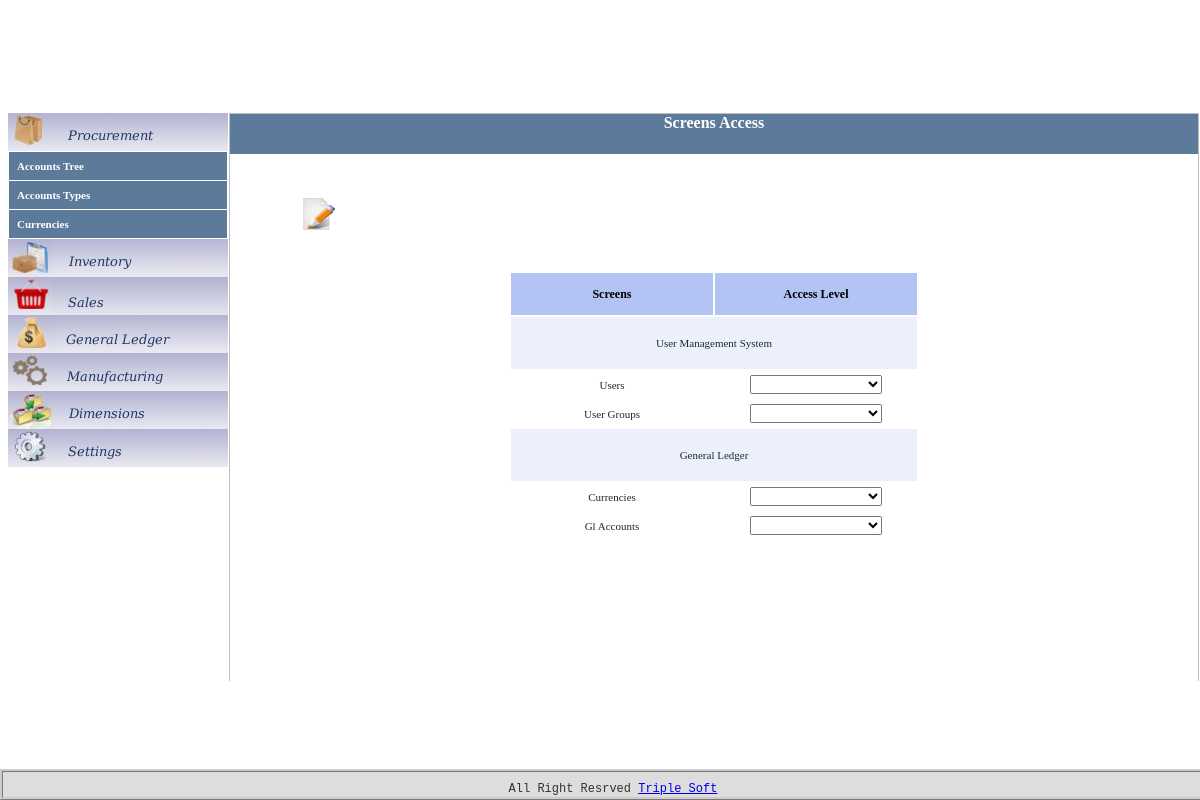
The app's page /ums/screens_access with its own data.
### tables this page shows
CREATE TABLE IF NOT EXISTS `ums_develop_screens` (
  `id` int(11) NOT NULL,
  `code` varchar(20) NOT NULL,
  `name_en` varchar(50) NOT NULL,
  `name_ar` varchar(50) NOT NULL,
  `notes` varchar(200) DEFAULT NULL,
  `access_id` int(11) NOT NULL DEFAULT '1',
  `parent_id` int(11) NOT NULL,
  PRIMARY KEY (`id`)
);

### application/controllers/ums/screens_access.php (called while the page is built, shortened)
<?
class Screens_access extends Controller
{
	function Screens_access()
	{
		$this->load->model('ums/Screens_access_model','Screens_access_model',True);
		 $this->load->view('ums/screens_access/functions');
	}
	function index()
	{
        $this->view_all();
	}
	function view_all($mode='view')
	{
		$data['mode']= $mode;
		$data['develop_screens'] = $this->Screens_access_model->get_screens_by_parent(0);
		$this->load->view('ums/screens_access/view',$data);
	}
}
?>

### CodeIgniter_1_7_2/system/codeigniter/CodeIgniter.php (called while the page is built, shortened)
<?php  if ( ! defined('BASEPATH')) exit('No direct script access allowed');
$EXT =& load_class('Hooks');
$EXT->_call_hook('pre_system');
$URI =& load_class('URI');
$RTR =& load_class('Router');
$method = $RTR->fetch_method();
$EXT->_call_hook('pre_controller');
$CI = new $class();
if ($RTR->scaffolding_request === TRUE)
{
	if ($EXT->_call_hook('scaffolding_override') === FALSE)
	{
		$CI->_ci_scaffolding();
	}
}
else
{
	if (method_exists($CI, '_remap'))
	{
		$CI->_remap($method);
	}
	else
	{
		call_user_func_array(array(&$CI, $method), array_slice($URI->rsegments, 2));
	}
}

### index.php (called while the page is built, shortened)
<?php
require_once BASEPATH.'codeigniter/CodeIgniter'.EXT;

### CodeIgniter_1_7_2/system/codeigniter/Base5.php (called while the page is built)
<?php  if ( ! defined('BASEPATH')) exit('No direct script access allowed');
class CI_Base {
	private static $instance;
	public function CI_Base()
	{
		self::$instance =& $this;
	}
	public static function &get_instance()
	{
		return self::$instance;
	}
}
function &get_instance()
{
	return CI_Base::get_instance();
}

### application/models/ums/screens_access_model.php (called while the page is built, shortened)
<?php
class Screens_access_model extends Model
{
		function get_screens_by_parent($parent_id)
	    {
	    	$this->db->select('`id`,`code`,`name_en`,`name_ar`,`notes`,`access_id`,`parent_id`');
	    	$this->db->where("parent_id", $parent_id);
	    	$query = $this->db->get('ums_develop_screens');
        	return $query->result();
	    }
		function get_screens_access()
	    {
	    	$this->db->select('`id`,`code`,`name_en`,`name_ar`');
	     	$this->db->order_by("id", "asc");
	    	$query = $this->db->get('ums_develop_screens_access');
        	return $query->result();
	    }
}
?>

### application/views/ums/screens_access/functions.php (the view, shortened to what this page needs)
<?php
class Functions {
	public function display_data_table($array_of_data,$link_to_screen='',$object)
	{
		$current_language=$object->config->item('language');
		echo "<table class='screen_display_table' >";
		$index=0;
		foreach ($array_of_data as $record)
		{
				if($index==0)
				{
					echo "<tr>";
							echo"<th  >". $object->lang->line('develop_screens')."</th>";
							echo"<th  >". $object->lang->line('access_level')."</th>";
					echo "</tr>";
				}
				$screen_id=$record->id;
				if($current_language=='english')
				{
					$screen_name=$record->name_en;
				}
				else if($current_language=='arabic')
				{
					$screen_name=$record->name_ar;
				}
					echo "<tr>";
					echo "<td colspan='3' align='center'> $screen_name </td>";
					echo "</tr>";
					$data['develop_screens_inner'] = $object->Screens_access_model->get_screens_by_parent($screen_id);
					$develop_screens_inner=$data['develop_screens_inner'];
					foreach ($develop_screens_inner as $record_inner)
					{
						if($current_language=='english')
						{
							$screen_name=$record_inner->name_en;
						}
						else if($current_language=='arabic')
						{
							$screen_name=$record_inner->name_ar;
						}
							echo "<tr>";
							$color_row='#FFFFFF';
							$height_row='25px';
							$arr_data = $object->Screens_access_model->get_screens_access();
							$value_field='id';
							if($current_language=='english')
							{
								$display_field='name_en';
							}
							else if($current_language=='arabic')
							{
								$display_field='name_ar';
							}
							$guiTools = new GuiTools();
							echo "<td align='center' style='font-size: 11px; height:$height_row; background-color:$color_row;'> $screen_name </td>";
							echo "<td align='center' style='font-size: 11px; height:$height_row; background-color:$color_row;'>";
							$guiTools->dropdown('dropdown_screen_access', 'dropdown_screen_access', $arr_data, $value_field, $display_field) ;
							echo "</td>";
							echo "</tr>";
						}
					$index=$index+1;
		}
		echo"</table>";
	}
}

### application/views/includes/header.php (shortened to what this page needs)
<?php $this->lang->load('includes/header',$this->config->item('language'));?>
<!DOCTYPE HTML PUBLIC "-//W3C//DTD XHTML 1.0 Strict//EN" "http://www.w3.org/TR/xhtml1/DTD/xhtml1-strict.dtd">
<?php
if($this->config->item('language')=='english')
$dir='ltr';
elseif ($this->config->item('language')=='arabic')
$dir='rtl';
?>
<html xmlns="http://www.w3.org/1999/xhtml" dir='<?php echo $dir ?>'  >
<head>
   <link href="<?php echo base_url(); ?>/css/style.css" rel="stylesheet" />
</head>
<body >
<div class="center" >
<table class="center_table"><tr valign="top" ><td>
 	<div class="left" id="firstpane" >
		<p class="menu_head" id="p_pr"><img src="<?php echo base_url();?>/images/menu/<?php echo $this->lang->line('header_main_menu_pr_img')?>"  id="img_menu_pr" onmouseover="document.getElementById('img_menu_pr').src = '<?php echo base_url();?>/images/menu/<?php echo $this->lang->line('header_main_menu_pr_over_img')?>';" onmouseout="document.getElementById('img_menu_pr').src = '<?php echo base_url();?>/images/menu/<?php echo $this->lang->line('header_main_menu_pr_img'); ?>';"  onclick="set_menu('<?php echo base_url().'public/menu/set_menu_session/p_pr' ?>');" /></p>
		<div class="menu_body" id="div_pr">
		<a href="#"><?php echo 'Accounts Tree';?></a>
         <a href="<?php echo base_url();?>gl/accounts_types"><?php echo 'Accounts Types';?></a>
         <a href="#"><?php echo 'Currencies';?></a>
		</div>
		<p class="menu_head" id="p_inventory"><img src="<?php echo base_url();?>/images/menu/<?php echo $this->lang->line('header_main_menu_inventory_img')?>"  id="img_menu_inventory" onmouseover="document.getElementById('img_menu_inventory').src = '<?php echo base_url();?>/images/menu/<?php echo $this->lang->line('header_main_menu_inventory_over_img')?>';" onmouseout="document.getElementById('img_menu_inventory').src = '<?php echo base_url();?>/images/menu/<?php echo $this->lang->line('header_main_menu_inventory_img'); ?>';" onclick="set_menu('<?php echo base_url().'public/menu/set_menu_session/p_inventory' ?>');" /></p>
		<p class="menu_head" id="p_sales"><img src="<?php echo base_url();?>/images/menu/<?php echo $this->lang->line('header_main_menu_sales_img')?>"  id="img_menu_sales" onmouseover="document.getElementById('img_menu_sales').src = '<?php echo base_url();?>/images/menu/<?php echo $this->lang->line('header_main_menu_sales_over_img')?>';" onmouseout="document.getElementById('img_menu_sales').src = '<?php echo base_url();?>/images/menu/<?php echo $this->lang->line('header_main_menu_sales_img') ; ?>';"  onclick="set_menu('<?php echo base_url().'public/menu/set_menu_session/p_sales' ?>');" /></p>
		<p class="menu_head" id="p_gl"><img src="<?php echo base_url();?>/images/menu/<?php echo $this->lang->line('header_main_menu_gl_img')?>"  id="img_menu_gl" onmouseover="document.getElementById('img_menu_gl').src = '<?php echo base_url();?>/images/menu/<?php echo $this->lang->line('header_main_menu_gl_over_img')?>';" onmouseout="document.getElementById('img_menu_gl').src = '<?php echo base_url();?>/images/menu/<?php echo $this->lang->line('header_main_menu_gl_img'); ?>';"  onclick="set_menu('<?php echo base_url().'public/menu/set_menu_session/p_gl' ?>');" /></p>
		<p class="menu_head" id="p_manufacturing"><img src="<?php echo base_url();?>/images/menu/<?php echo $this->lang->line('header_main_menu_manufacturing_img')?>"  id="img_menu_manufacturing" onmouseover="document.getElementById('img_menu_manufacturing').src = '<?php echo base_url();?>/images/menu/<?php echo $this->lang->line('header_main_menu_manufacturing_over_img')?>';" onmouseout="document.getElementById('img_menu_manufacturing').src = '<?php echo base_url();?>/images/menu/<?php echo $this->lang->line('header_main_menu_manufacturing_img'); ?>';"  onclick="set_menu('<?php echo base_url().'public/menu/set_menu_session/p_manufacturing' ?>');" /></p>
		<p class="menu_head" id="p_dimensions"><img src="<?php echo base_url();?>/images/menu/<?php echo $this->lang->line('header_main_menu_dimensions_img')?>"  id="img_menu_dimensions" onmouseover="document.getElementById('img_menu_dimensions').src = '<?php echo base_url();?>/images/menu/<?php echo $this->lang->line('header_main_menu_dimensions_over_img')?>';" onmouseout="document.getElementById('img_menu_dimensions').src = '<?php echo base_url();?>/images/menu/<?php echo $this->lang->line('header_main_menu_dimensions_img'); ?>';"  onclick="set_menu('<?php echo base_url().'public/menu/set_menu_session/p_dimensions' ?>');" /></p>
		<p class="menu_head" id="p_settings"><img src="<?php echo base_url();?>/images/menu/<?php echo $this->lang->line('header_main_menu_settings_img')?>"  id="img_menu_settings" onmouseover="document.getElementById('img_menu_settings').src = '<?php echo base_url();?>/images/menu/<?php echo $this->lang->line('header_main_menu_settings_over_img')?>';" onmouseout="document.getElementById('img_menu_settings').src = '<?php echo base_url();?>/images/menu/<?php echo $this->lang->line('header_main_menu_settings_img'); ?>';"  onclick="set_menu('<?php echo base_url().'public/menu/set_menu_session/p_settings' ?>');" /></p>
		<br></br>
		<br></br>
		<br></br>
		<br></br>
</div>
</td><td width="100%">
<div class="content">

### application/views/ums/screens_access/view.php (shortened to what this page needs)
<?php $this->load->view('includes/header'); ?>
<?php $this->lang->load('ums/screens_access',$this->config->item('language'));?>
<div  class="screens_title" ><?php echo $this->lang->line('title')?></div>
<div  class='screen_display' align="center" id='div_screen_display'>
<form id="frm_display_data" name="frm_display_data" action="<?php echo base_url();?>ums/screens_access/submit_display" method="post">
<table >
	<tr>
		<?php if($mode=='view') { ?>
		<td width="100px">
		<a href="<?php echo base_url();?>ums/screens_access/go_form/edit"><img src='<?php echo base_url()."/images/icons/edit.gif"; ?>' width='33'; height='33' title='<?php  echo $this->lang->line('btn_edit'); ?>'/></a>
		</td>
		<td width="100px"></td>
		<?php } ?>
		<td width="100px"></td>
		<td width="100px"></td>
		<td width="100px"></td>
		<td width="100px"></td>
		<td width="200px"></td>
	</tr>
	<tr>
	<td colspan="7" height="30px"></td>
	</tr>
</table>
<?php
echo"<div id='div_table_display_records'>";
$functions = new Functions();
$link_to_screen=base_url().'ums/screens_access';
$functions->display_data_table($develop_screens,$link_to_screen,$this);
echo"</div>";
?>
</form>
</div>
<?php $this->load->view('includes/footer'); ?>

### application/views/includes/gui_tools.php (shortened to what this page needs)
<?php
class GuiTools {
   	public function dropdown($dropdownId, $dropdownName, $arr_data,$value_field, $display_field, $selected_value='', $string_added='')
   {
     $dropdown_cell="<select name='$dropdownName' id='$dropdownId'> <option value='0'></option>";
      foreach ($arr_data as $record)
      {
        $dropdown_cell=$dropdown_cell."<option value='". $record->$value_field."'>".$record->$display_field."</option>";
      }
     $dropdown_cell=$dropdown_cell."</select>";
     echo $dropdown_cell;
   }
}

### application/views/includes/footer.php
<?php $this->lang->load('includes/footer',$this->config->item('language'));?>
<div style="height:100px" align="center" >
<br></br>
</div>
</div>
</td></tr></table>
</div>
<div class="footer">
<?php
echo $this->lang->line('footer_developed_by').' <a href="http://www.triplesoft.com">'.$this->lang->line('footer_company_site_link').'</a>';
?>
</div>
</body>
</html>

### css/style.css (style rules this page uses)
body { margin: 10px auto; font: Verdana,Arial, Helvetica, sans-serif; background-color: #FFFFFF; }
div.footer { padding: 10px; position: relative; bottom: 0px; height: 5px; width: 100%; background-color: #DDDDDD; position: fixed; clear: both; align:center; text-align: center; font-family: monospace; font-size: small; color:#333333; border: 3px #CCCCCC ridge; }
div.center { position: relative; top: 100px; height: 100%; width: 100%; border: 0px dashed orange; align:center; }
.center_table { cellspacing:0px; height:100%; width=:100%"; }
div.left { padding: 0px 5px; position: relative; width: 212px; height: 100%; border: 0px dashed orange; -moz-border-radius: 0px 0px 0px 0px ; -moz-box-shadow:0 0 10px #333333; border:3px solid 99aabb; }
div.content { padding: 10px, 10px; position: relative; height:auto; width: 100%; font-family: fantasy; font-size: 12px; font-weight: normal; border: 1px solid silver; -moz-border-radius: 0px 0px 0px 0px ; -moz-box-shadow:0 0 10px #333333; border-bottom: 0px; }
.menu_head { cursor: pointer; margin:0px; font-size:0px; color:#ffffff; font-family: fantasy; -moz-border-radius: 0px 0px 5px 5px ; -moz-box-shadow:0 0 10px #333333; border:3px solid 99aabb; }
.menu_body { display:none; width:220px; }
.menu_body a { display:block; color:#ffffff; background-color:#5C7A99; font-weight:bold; text-decoration:none; padding: 8px; margin:1px; font-size:11px; font-family: fantasy; -moz-border-radius: 3px 0px 5px 0px ; -moz-box-shadow:0 0 10px #333333; border:3px solid 99aabb; }
div.screens_title { height: 40px; text-align: center; background-color:#5C7A99; color:white; width: 100%; font-family: fantasy; font-size: 16px; font-weight: bold; -moz-border-radius: 0px 0px 0px 0px ; -moz-box-shadow:0 0 10px #333333; border:3px solid 99aabb; }
div.screen_display { padding:40px; height: auto; position: relative; border: 0px solid silver; -moz-border-radius: 15px 15px 15px 15px ; -moz-box-shadow:0 0 10px #333333; border:3px solid 99aabb; }
.screen_display_table th { height:40px; font-size: 12px; font-weight: bold; background-color:#B3C3F3; }
.screen_display_table td { width:200px; height:50px; color:#1F2933; font-size: 11px; font-weight: normal; font-family:serif; background-color: #ECF0FC; }
a img { border:none; }

### records on screen
ums_develop_screens: name_en "User Management System"
ums_develop_screens: name_en "Users"
ums_develop_screens: name_en "User Groups"
ums_develop_screens: name_en "General Ledger"
ums_develop_screens: name_en "Currencies"
ums_develop_screens: name_en "Gl Accounts"

### other values on screen
$this->lang->line('title') "Screens Access"
$this->lang->line('footer_developed_by') "All Right Resrved"
$this->lang->line('footer_company_site_link') "Triple Soft"
